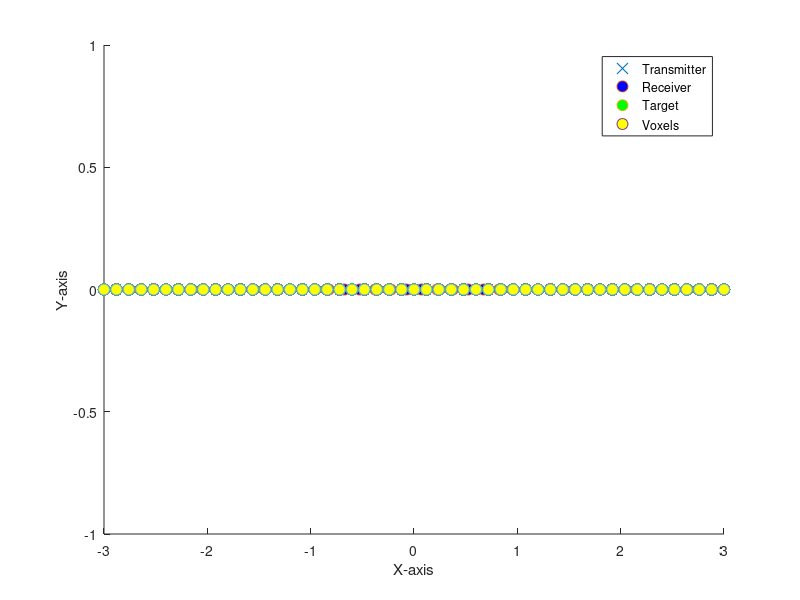
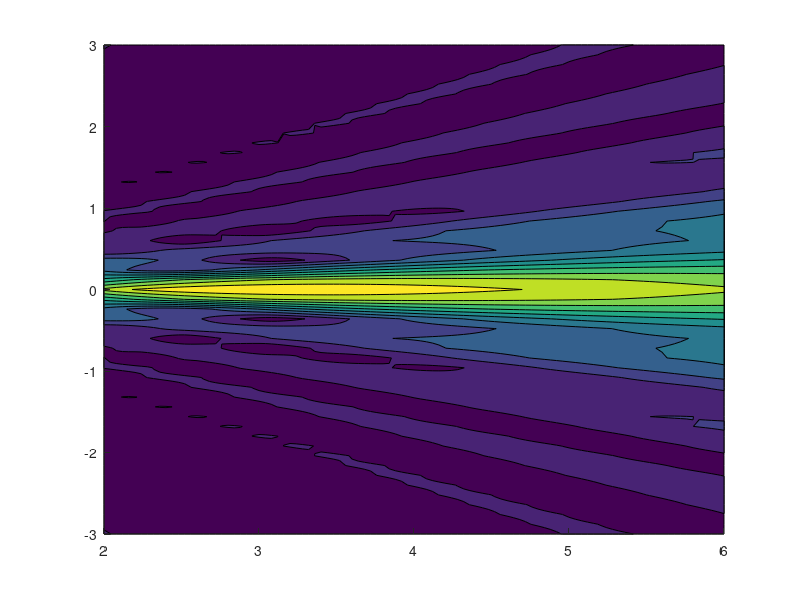

Write MATLAB code to recreate these figures, in order. (Note: this script raises an error after producing the figures.)
clear;
close all;
clc; 

% Start the timer
tic;

%% Defining all the parameters
z_coord = 0;

%Numbers of antennas
N_Rx = 12; %Receiver on x-axis
N_Ry = 1; %Receiver on y-axis
N_Tx = 1;
N_Ty = 1;

%Frequency & Spacing
Nf = 1;  %always odd(impair)
c = 3e8;
f_min = 0.5e9;
f_max = 1.5e9;
bande_f = linspace(f_min,f_max,Nf); %If more than 1 frequency
fc = 1e9; %(f_max+f_min)/2;
lc = c/fc;
shannon = lc/2;
k  = 2*pi/lc;

%Length of the line
% Lx = shannon*N_Rx
Lx = 1.5;
Ly = 1;
space_Rx = Lx/N_Rx;
space_Ry = Ly/N_Ry;

%Finding the place of the receiving antennas centered on 0
minRx = (-1)*((N_Rx-1)*shannon)/2;
maxRx = ((N_Rx-1)*shannon)/2;
minRy = (-1)*((N_Ry-1)*shannon)/2;
maxRy = ((N_Ry-1)*shannon)/2;

%Finding the place of the transmitting antennas centered on 0
minTx = -1*(shannon*(N_Tx-1)*N_Rx)/2;
maxTx = (shannon*(N_Tx-1)*N_Rx)/2;
minTy = (-1)*((N_Ty-1)*shannon)/2;
maxTy = ((N_Ty-1)*shannon)/2;

%%%%%%%%%%%%%%%%%%%%%%%%%%%%%%%%%%%%%%%%%%%%%%%%%%%%%%%%%%%%%%%%%%%%%%%%%%%

%% Creating a coordinate for the receiving antennas
X_R = zeros(N_Rx,N_Ry,3);
if N_Ry == 1
    yR_coord = 0;
    for i = 1:N_Ry
        X_R(:,i,1) = linspace(minRx, maxRx,N_Rx); 
        X_R(:,i,2) = yR_coord; 
        X_R(:,i,3) = z_coord;
    end
else
    yR_coord = linspace(minRy,maxRy,N_Ry);
    for i = 1:N_Ry
        X_R(:,i,1) = linspace(minRx, maxRx,N_Rx); 
        X_R(:,i,2) = yR_coord(i); 
        X_R(:,i,3) = z_coord;
    end
end

%%%%%%%%%%%%%%%%%%%%%%%%%%%%%%%%%%%%%%%%%%%%%%%%%%%%%%%%%%%%%%%%%%%%%%%%%%%
%% Creating a coordinate for the transmitting antennas
X_T = zeros(N_Tx,N_Ty,3);

% If want to choose the placement of the transmittter
% X_T(1,:) = [0,0,0];
% X_T(2,:) = [0,0,0];

% If want to create a well coordinated transmittter 
% The transmitters are place at the end of the line for even number
% They are always centered on zero for odd number of transmitter
if N_Ty == 1
    for i = 1:N_Ty
        X_T(:,i,1) = linspace(minTx, maxTx,N_Tx); 
        X_T(:,i,2) = yR_coord; 
        X_T(:,i,3) = z_coord;
    end
else
    yT_coord = linspace(minTy,maxTy,N_Ty);
    for i = 1:N_Ty
        X_T(:,i,1) = linspace(minTx, maxTx,N_Tx); 
        X_T(:,i,2) = yT_coord(i); 
        X_T(:,i,3) = z_coord;
    end
end

%%%%%%%%%%%%%%%%%%%%%%%%%%%%%%%%%%%%%%%%%%%%%%%%%%%%%%%%%%%%%%%%%%%%%%%%%%%
%% Placing a Target into the surface z = zc

N_cible = 1; %Number of target
%List of target(s) with its coordinates
X_C(1,1,:) = [0,0,3]; 
%X_C(2,1,:) = [1,0,5];
y_cible = X_C(1,1,2);

%%%%%%%%%%%%%%%%%%%%%%%%%%%%%%%%%%%%%%%%%%%%%%%%%%%%%%%%%%%%%%%%%%%%%%%%%%%

%% Distances for each Receiver with target
nR = size(X_R);
distancesList_R = zeros(nR(1),nR(2),N_cible);
for h = 1:N_cible
    for i = 1:nR(2)
        for j = 1:nR(1)
            distancesList_R(j,i,h) = sqrt((X_R(j,i,1) - X_C(h,1)).^2 + (X_R(j,i,2) - X_C(h,2)).^2 + (X_R(j,i,3) - X_C(h,3)).^2);
        end
    end
end

% distances for each Receiver with target
nT = size(X_T);
distancesList_T = zeros(nT(1),nT(2),N_cible); % based on the number of transmitter on X and Y and number of targets
for h = 1:N_cible
    for i = 1:nT(2)
        for j = 1:nT(1)
            distancesList_T(j,i,h) = sqrt((X_T(j,i,1) - X_C(h,1)).^2 + (X_T(j,i,2) - X_C(h,2)).^2 + (X_T(j,i,3) - X_C(h,3)).^2);
        end
    end
end

%%%%%%%%%%%%%%%%%%%%%%%%%%%%%%%%%%%%%%%%%%%%%%%%%%%%%%%%%%%%%%%%%%%%%%%%%%%

%% Voxels

% L_XVoxels = 6;
XVoxels_min = -3;
XVoxels_max = 3;
N_XVoxels = 51;

% L_ZVoxels = 6;
ZVoxels_min =  2;
ZVoxels_max = 6;
N_ZVoxels = 101; 

YVoxels_min =  -3;
YVoxels_max = 3;
N_YVoxels = 1; 

Voxels = zeros(N_XVoxels,N_ZVoxels,3);
XV = linspace(XVoxels_min, XVoxels_max,N_XVoxels);
ZV = linspace(ZVoxels_min, ZVoxels_max,N_ZVoxels);
YV = linspace(YVoxels_min, YVoxels_max,N_YVoxels);

if N_YVoxels == 1
    yVoxels_coord = y_cible;
    for i=1:N_XVoxels
        for j=1:N_ZVoxels
            Voxels(i,j,1) = XV(i);
            Voxels(i,j,2) = yR_coord;
            Voxels(i,j,3) = ZV(j);
        end
    end
elseif N_ZVoxels==1
elseif N_XVoxels==1
% else
%     yVoxels_coord = X_C(:,:,2);
%     for i=1:N_XVoxels
%         for j=1:N_ZVoxels
%             Voxels(i,j,1) = XV(i);
%             Voxels(i,j,2) = yVoxels_coord(i);
%             Voxels(i,j,3) = ZV(j);
%         end
%     end
end
% Creation of a plane surface
%%%%%%%%%%%%%%%%%%%%%%%%%%%%%%%%%%%%%%%%%%%%%%%%%%%%%%%%%%%%%%%%%%%%%%%%%%%

%%%%%%%%%%%%%%%%%%%%%%%%%%%%%%%%%%%%%%%%%%%%%%%%%%%%%%%%%%%%%%%%%%%%%%%%%%%

%% Distance between Transmitter and Voxels

nTV = size(X_T);
distancesList_TV = zeros(N_XVoxels,N_ZVoxels,nTV(1),nTV(2));
for h = 1:N_XVoxels
    for i = 1:N_ZVoxels 
        for j = 1:nTV(1) 
            for k=1:nTV(2)
            distancesList_TV(h,i,j,k) = sqrt((X_T(j,k,1) - Voxels(h,i,1)).^2 + (X_T(j,k,2) - Voxels(h,i,2)).^2 + (X_T(j,k,3) - Voxels(h,i,3)).^2);
            end
        end
    end
end

%% Distance between Receiver and Voxels
nRV = size(X_R);
distancesList_RV = zeros(N_XVoxels,N_ZVoxels,nRV(1),nRV(2));
for h = 1:N_XVoxels
    for i = 1:N_ZVoxels 
        for j = 1:nRV(1) 
            for k=1:nRV(2)
            distancesList_RV(h,i,j,k) = sqrt((X_R(j,k,1) - Voxels(h,i,1)).^2 + (X_R(j,k,2) - Voxels(h,i,2)).^2 + (X_R(j,k,3) - Voxels(h,i,3)).^2);
            end
        end
    end
end

%%%%%%%%%%%%%%%%%%%%%%%%%%%%%%%%%%%%%%%%%%%%%%%%%%%%%%%%%%%%%%%%%%%%%%%%%%%

%%%%%%%%%%%%%%%%%%%%%%%%%%%%%%%%%%%%%%%%%%%%%%%%%%%%%%%%%%%%%%%%%%%%%%%%%%%
%% Champ Test
S = zeros(Nf,N_Tx*N_Ty,N_Rx*N_Ry);

for l = 1:Nf
    for m = 1:N_Tx*N_Ty %Number of Transmitter
        for n = 1:N_Rx*N_Ry %Number of Receiver
            for k = 1 :N_cible
                %S (frequence,which Transmitter,which receiver)
                %S(l,m,n) = exp(((-2i*pi*fc)/c)*(distancesList_T(m)+distancesList_R(n)));
                S(l,m,n,k) = exp(-2i*pi*(bande_f(l)/c)*(distancesList_T(m,:,k)+distancesList_R(n,:,k))); %bande_f(l)
            end
        end
    end
end

%%%%%%%%%%%%%%%%%%%%%%%%%%%%%%%%%%%%%%%%%%%%%%%%%%%%%%%%%%%%%%%%%%%%%%%%%%%

%%%%%%%%%%%%%%%%%%%%%%%%%%%%%%%%%%%%%%%%%%%%%%%%%%%%%%%%%%%%%%%%%%%%%%%%%%%

%% Image with Y constante 
% The formula of Image is taken from Microwave Imaging in Security-Two
% Decades in Innovation by Sherif S.Ahmed on page 193
Image_YCTE = zeros(Nf,N_XVoxels,N_ZVoxels);

for k = 1:Nf
    for l = 1:N_XVoxels
        for m=1:N_ZVoxels
            for n = 1:N_Tx*N_Ty %Number of Transmitter
                for o = 1:N_Rx*N_Ry %Number of Receiver
                    for p=1:N_cible
                        Image_YCTE(k,l,m) = Image_YCTE(k,l,m) + S(k,n,o,p)*exp(((2i*pi*bande_f(k))/c)*(distancesList_TV(l,m,n)+distancesList_RV(l,m,o))); %bande_f(l)
                    end
                end
            end
        end
    end
end

TotalImage_YCTE = sum(Image_YCTE,1)/Nf;

%% Define a grid of points for the Antennas, Voxels and Target(s)
figure;
plot3(X_T(:,:,1), X_T(:,:,2), X_T(:,:,3), 'x', 'MarkerSize', 8, 'MarkerFaceColor', 'r');
hold on;
plot3(X_R(:,:,1), X_R(:,:,2), X_R(:,:,3), 'o', 'MarkerSize', 8, 'MarkerFaceColor', 'b');
plot3(X_C(:,1), X_C(:,2), X_C(:,3), 'o', 'MarkerSize', 8, 'MarkerFaceColor', 'g');
plot3(Voxels(:,:,1), Voxels(:,:,2), Voxels(:,:,3), 'o', 'MarkerSize', 8, 'MarkerFaceColor', 'y');
% Add labels and title
xlabel('X-axis');
ylabel('Y-axis');
zlabel('Z-axis');
% legend('Transmitter', 'Receiver', 'Target', 'Location', 'Northeast');
legend('Transmitter', 'Receiver', 'Target', 'Voxels', 'Location', 'Northeast');
view(0,90);

%% Create a scatter plot
% Reshaping TotalImage to match the dimensions expected by surf
TotalImageReshaped_YCTE = reshape(abs(TotalImage_YCTE), [N_XVoxels,N_ZVoxels]);

% Create grids X and Z
[X,Z] = meshgrid(ZV, XV);

% Plotting the 3D image with a heatmap colorbar
figure;
contourf(X, Z, TotalImageReshaped_YCTE, 'EdgeColor', 'none');
xlabel('Z-axis');
ylabel('X-axis');
zlabel('Y-Axis');
title('3D Image Plot of target on  [' + string(X_C(:,1)) + ',' + string(X_C(:,2)) + ',' + string(X_C(:,3)) + ']' );

% Adjusting view angle
view(45, 45); % Change the view angle as needed

% Adding a colorbar
colorbar;

%% Images on Z voxels lineare and dB
% figure;

% subplot(1,2,1);
% plot(ZVoxels(:,:,3) ,20*log10(abs(TotalImageZ)),'o-', 'MarkerSize', 8, 'MarkerFaceColor', 'b');
% plot(Voxels(:,:,1) ,20*log10(abs(TotalImageX)),'o-', 'MarkerSize', 8, 'MarkerFaceColor', 'r');
% xlabel('Z-Coordinates of Voxels');
% ylabel('dB');
% title('Images of target on  [' + string(X_C(:,1)) + ',' + string(X_C(:,2)) + ',' + string(X_C(:,3)) + ']' );
% grid on;
% view(90,-90);
% 
% subplot(1,2,2);
% plot3(ZVoxels(:,:,3),Voxels(:,:,1),abs(TotalImageZ),abs(TotalImageX),'o-', 'MarkerSize', 8, 'MarkerFaceColor', 'b');
% xlabel('Z-Coordinates of Voxels');
% ylabel('Amplitude');
% title('Images of target on  [' + string(X_C(:,1)) + ',' + string(X_C(:,2)) + ',' + string(X_C(:,3)) + ']' );
% grid on;
% view(90,-90);
%%%%%%%%%%%%%%%%%%%%%%%%%%%%%%%%%%%%%%%%%%%%%%%%%%%%%%%%%%%%%%%%%%%%%%%%%%%


% Stop the timer
elapsed_time = toc;

% Display the elapsed time
disp(['Elapsed Time: ' num2str(elapsed_time) ' seconds']);